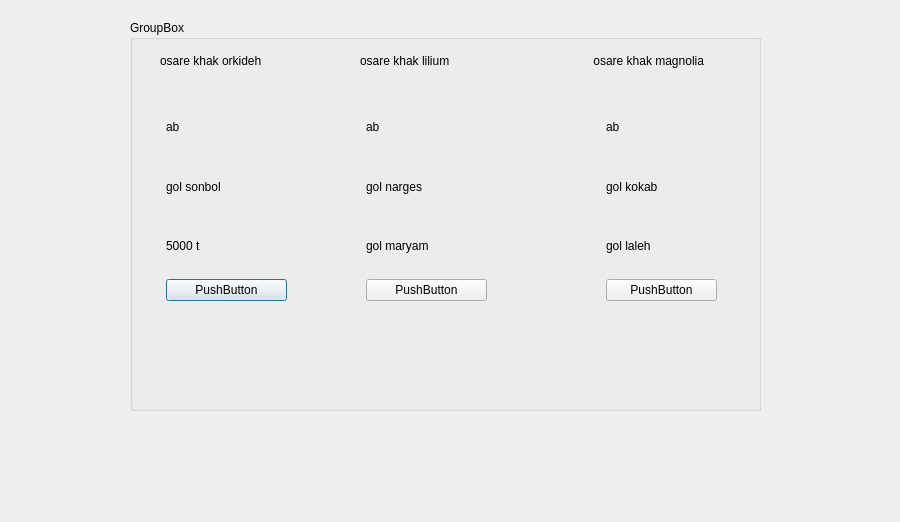
<?xml version="1.0" encoding="UTF-8"?>
<ui version="4.0">
 <class>fourth</class>
 <widget class="QDialog" name="fourth">
  <property name="geometry">
   <rect>
    <x>0</x>
    <y>0</y>
    <width>900</width>
    <height>522</height>
   </rect>
  </property>
  <property name="windowTitle">
   <string>Dialog</string>
  </property>
  <widget class="QGroupBox" name="groupBox">
   <property name="geometry">
    <rect>
     <x>130</x>
     <y>20</y>
     <width>631</width>
     <height>391</height>
    </rect>
   </property>
   <property name="title">
    <string>GroupBox</string>
   </property>
   <widget class="QLabel" name="label">
    <property name="geometry">
     <rect>
      <x>30</x>
      <y>20</y>
      <width>151</width>
      <height>41</height>
     </rect>
    </property>
    <property name="text">
     <string>osare khak orkideh</string>
    </property>
   </widget>
   <widget class="QLabel" name="label_2">
    <property name="geometry">
     <rect>
      <x>230</x>
      <y>20</y>
      <width>161</width>
      <height>41</height>
     </rect>
    </property>
    <property name="text">
     <string>osare khak lilium</string>
    </property>
   </widget>
   <widget class="QLabel" name="label_3">
    <property name="geometry">
     <rect>
      <x>460</x>
      <y>20</y>
      <width>161</width>
      <height>41</height>
     </rect>
    </property>
    <property name="text">
     <string> osare khak magnolia</string>
    </property>
   </widget>
   <widget class="QWidget" name="">
    <property name="geometry">
     <rect>
      <x>36</x>
      <y>80</y>
      <width>121</width>
      <height>201</height>
     </rect>
    </property>
    <layout class="QVBoxLayout" name="verticalLayout">
     <item>
      <widget class="QLabel" name="label_4">
       <property name="text">
        <string>ab</string>
       </property>
      </widget>
     </item>
     <item>
      <widget class="QLabel" name="label_5">
       <property name="text">
        <string>gol sonbol</string>
       </property>
      </widget>
     </item>
     <item>
      <widget class="QLabel" name="label_6">
       <property name="text">
        <string>5000 t</string>
       </property>
      </widget>
     </item>
     <item>
      <widget class="QPushButton" name="pushButton">
       <property name="text">
        <string>PushButton</string>
       </property>
      </widget>
     </item>
    </layout>
   </widget>
   <widget class="QWidget" name="">
    <property name="geometry">
     <rect>
      <x>236</x>
      <y>80</y>
      <width>121</width>
      <height>201</height>
     </rect>
    </property>
    <layout class="QVBoxLayout" name="verticalLayout_2">
     <item>
      <widget class="QLabel" name="label_7">
       <property name="text">
        <string>ab</string>
       </property>
      </widget>
     </item>
     <item>
      <widget class="QLabel" name="label_8">
       <property name="text">
        <string>gol narges</string>
       </property>
      </widget>
     </item>
     <item>
      <widget class="QLabel" name="label_9">
       <property name="text">
        <string>gol maryam</string>
       </property>
      </widget>
     </item>
     <item>
      <widget class="QPushButton" name="pushButton_2">
       <property name="text">
        <string>PushButton</string>
       </property>
      </widget>
     </item>
    </layout>
   </widget>
   <widget class="QWidget" name="">
    <property name="geometry">
     <rect>
      <x>476</x>
      <y>80</y>
      <width>111</width>
      <height>201</height>
     </rect>
    </property>
    <layout class="QVBoxLayout" name="verticalLayout_3">
     <item>
      <widget class="QLabel" name="label_10">
       <property name="text">
        <string>ab</string>
       </property>
      </widget>
     </item>
     <item>
      <widget class="QLabel" name="label_11">
       <property name="text">
        <string>gol kokab</string>
       </property>
      </widget>
     </item>
     <item>
      <widget class="QLabel" name="label_12">
       <property name="text">
        <string>gol laleh</string>
       </property>
      </widget>
     </item>
     <item>
      <widget class="QPushButton" name="pushButton_3">
       <property name="text">
        <string>PushButton</string>
       </property>
      </widget>
     </item>
    </layout>
   </widget>
  </widget>
 </widget>
 <resources/>
 <connections/>
</ui>
